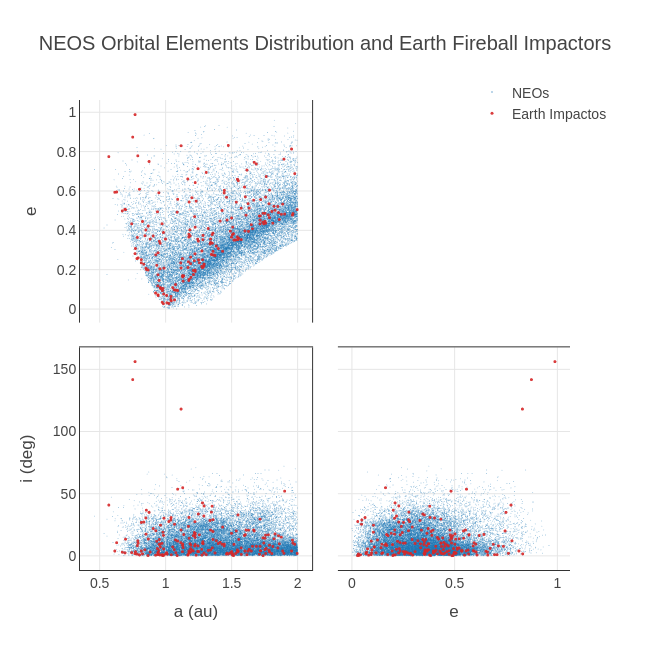

The code cell stored with this chart in its notebook:
### Code cell
a_cneos = np.array(cneos_int['a'])
a_neos = np.array(neos['a'])
e_cneos = np.array(cneos_int['e'])
e_neos = np.array(neos['e'])
i_cneos = np.array(cneos_int['i'])
i_neos = np.array(neos['i'])


fig = go.Figure()

# NEOS
fig.add_trace(go.Splom(
    dimensions=[
        dict(label='a (au)', values=a_neos),
        dict(label='e', values=e_neos),
        dict(label='i (deg)', values=i_neos)
    ],
    name="NEOs",
    showupperhalf=False,
    diagonal_visible=False,
    marker=dict(color="#1f77b4", size=1, opacity=0.4)
))

# Impactadores
fig.add_trace(go.Splom(
    dimensions=[
        dict(label='a (au)', values=a_cneos),
        dict(label='e', values=e_cneos),
        dict(label='i (deg)', values=i_cneos)
    ],
    name="Earth Impactos",
    showupperhalf=False,
    diagonal_visible=False,
    marker=dict(color="#d62728", size=3, opacity=0.9)
))

# Layout minimalista
fig.update_layout(
    title="NEOS Orbital Elements Distribution and Earth Fireball Impactors",
    title_x=0.5,
    width=650,
    height=650,
    font=dict(family="Arial", color="#444444", size=14),
    plot_bgcolor='white',
    paper_bgcolor='white',
    dragmode='select',
    hovermode='closest',
    legend=dict(
        x=0.8, y=1.05,
        bgcolor='rgba(0,0,0,0)',
        borderwidth=0
    )
)

# Ajuste de ejes para estilo limpio
for axis in ['xaxis', 'xaxis2', 'xaxis3', 'yaxis', 'yaxis2', 'yaxis3']:
    fig.update_layout({axis: dict(
        showline=True,
        linewidth=1,
        linecolor="#333333",
        mirror=True,
        showgrid=True,
        gridcolor="#e6e6e6",
        zeroline=False
    )})

fig.show()

### Figure 1 — Plotly figure (JSON) as saved in the notebook; plotly's stock layout.template omitted (floating-point values rounded to 4 significant figures; data arrays with more than 128 entries replaced by an {"elided": "..."} marker saying what was removed)
{"data": [{"diagonal": {"visible": false}, "dimensions": [{"label": "a (au)", "values": {"elided": "22592 float values"}}, {"label": "e", "values": {"elided": "22592 float values"}}, {"label": "i (deg)", "values": {"elided": "22592 float values"}}], "marker": {"color": "#1f77b4", "opacity": 0.4, "size": 1}, "name": "NEOs", "showupperhalf": false, "type": "splom"}, {"diagonal": {"visible": false}, "dimensions": [{"label": "a (au)", "values": {"elided": "199 float values"}}, {"label": "e", "values": {"elided": "199 float values"}}, {"label": "i (deg)", "values": {"elided": "199 float values"}}], "marker": {"color": "#d62728", "opacity": 0.9, "size": 3}, "name": "Earth Impactos", "showupperhalf": false, "type": "splom"}], "layout": {"dragmode": "select", "font": {"color": "#444444", "family": "Arial", "size": 14}, "height": 650, "hovermode": "closest", "legend": {"bgcolor": "rgba(0,0,0,0)", "borderwidth": 0, "x": 0.8, "y": 1.05}, "paper_bgcolor": "white", "plot_bgcolor": "white", "title": {"text": "NEOS Orbital Elements Distribution and Earth Fireball Impactors", "x": 0.5}, "width": 650, "xaxis": {"gridcolor": "#e6e6e6", "linecolor": "#333333", "linewidth": 1, "mirror": true, "showgrid": true, "showline": true, "zeroline": false}, "xaxis2": {"gridcolor": "#e6e6e6", "linecolor": "#333333", "linewidth": 1, "mirror": true, "showgrid": true, "showline": true, "zeroline": false}, "xaxis3": {"gridcolor": "#e6e6e6", "linecolor": "#333333", "linewidth": 1, "mirror": true, "showgrid": true, "showline": true, "zeroline": false}, "yaxis": {"gridcolor": "#e6e6e6", "linecolor": "#333333", "linewidth": 1, "mirror": true, "showgrid": true, "showline": true, "zeroline": false}, "yaxis2": {"gridcolor": "#e6e6e6", "linecolor": "#333333", "linewidth": 1, "mirror": true, "showgrid": true, "showline": true, "zeroline": false}, "yaxis3": {"gridcolor": "#e6e6e6", "linecolor": "#333333", "linewidth": 1, "mirror": true, "showgrid": true, "showline": true, "zeroline": false}}}
